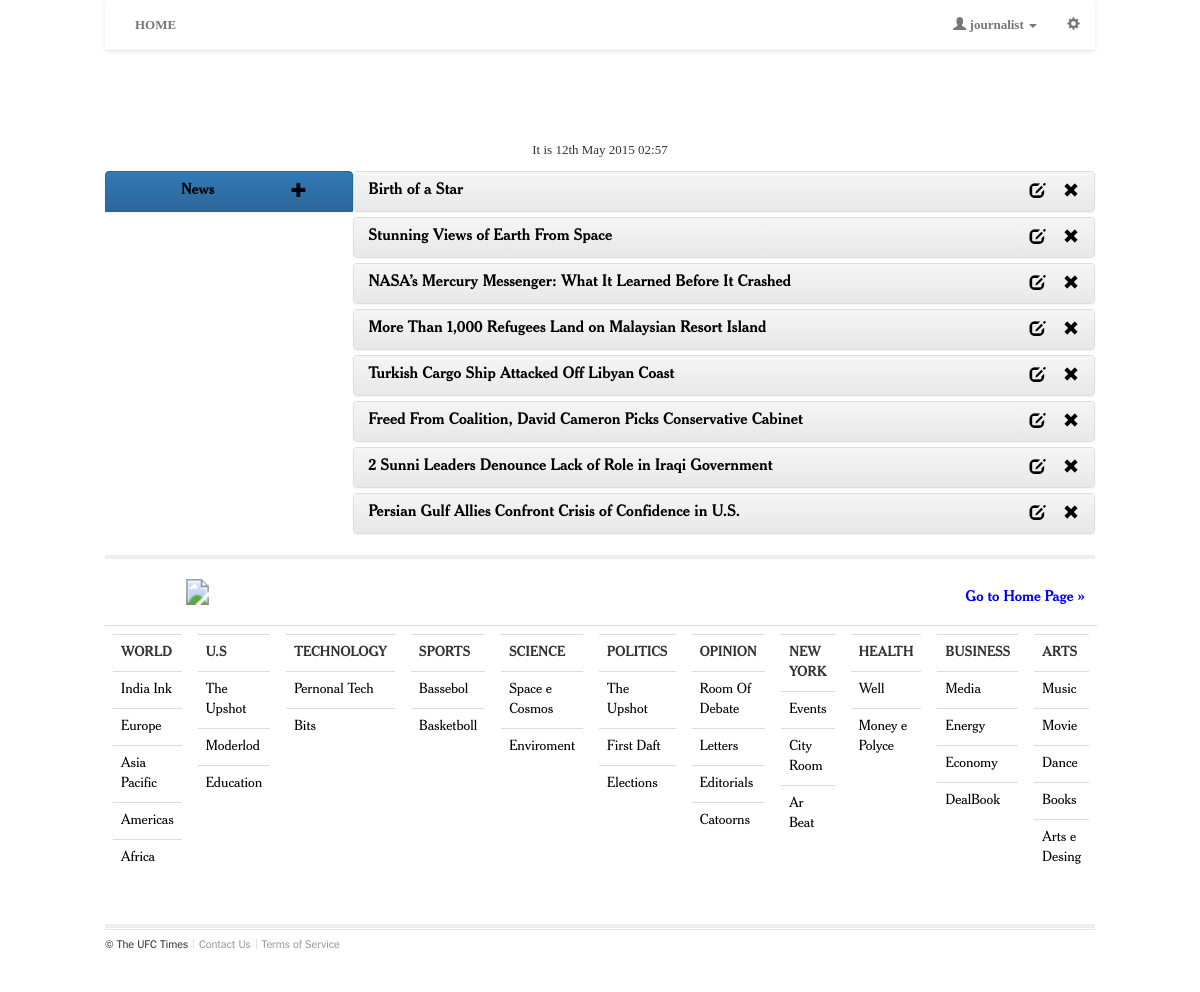
Page /newspaper/userAuthenticated/ (signed in) on the earlier database version.
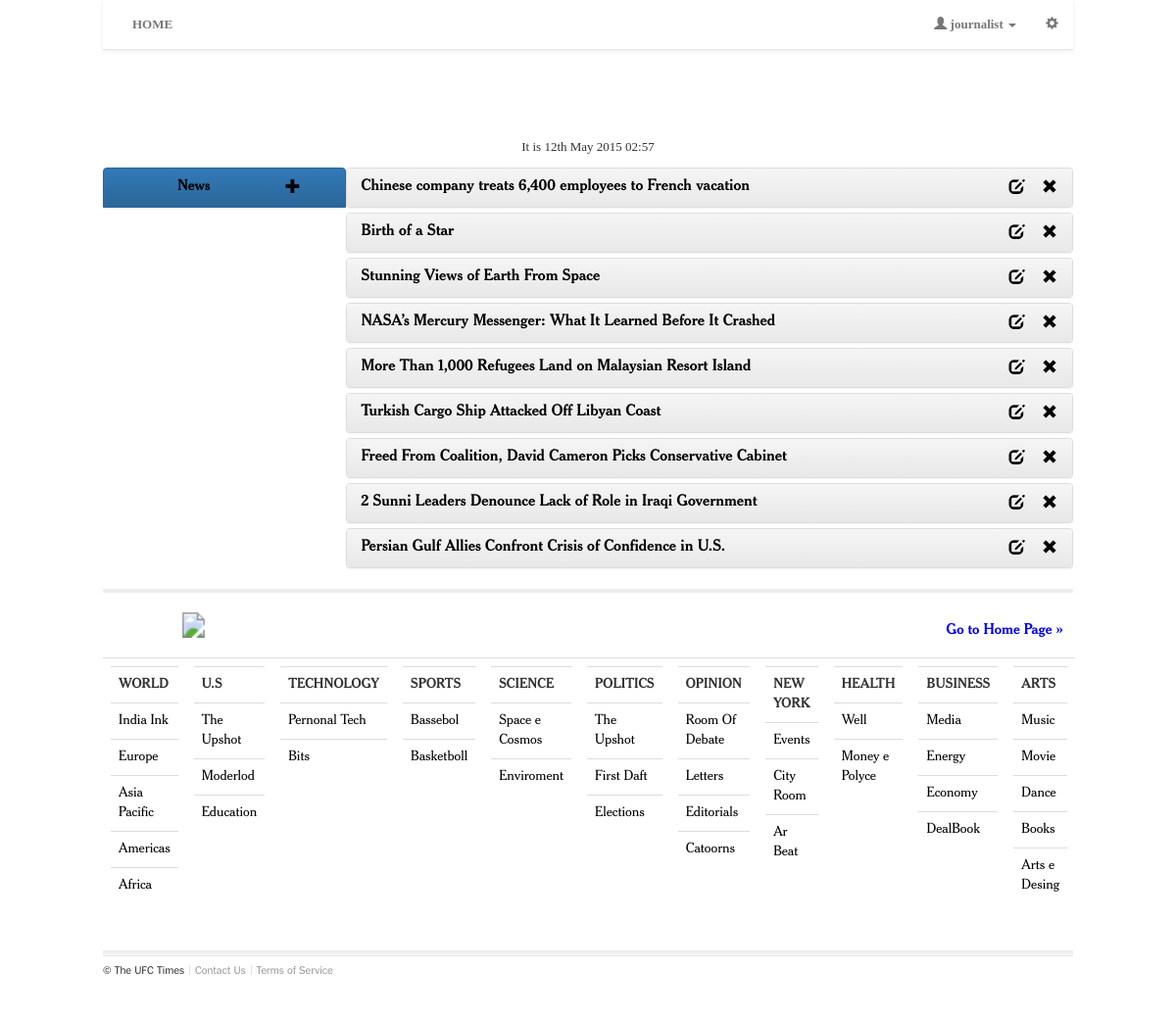
Same page on the later database version.
### newspaper/models/news.py (models this page shows, shortened)
class News(models.Model):
	title = models.CharField(max_length=500, verbose_name=_("Title"), )
	subtitle = models.TextField(verbose_name=_("Subtitle"), null=False, blank=False, )
	description = models.TextField(verbose_name=_("Description"), )
	author = models.ForeignKey("newspaper.Journalist", verbose_name=_("Author"), on_delete=models.CASCADE, )
	dating_news = models.DateTimeField(default=datetime.now,verbose_name=_("Dating News"), )
	subsection = models.ForeignKey("newspaper.SubSection", verbose_name=_("SubSection"), on_delete=models.CASCADE, )
	image = models.ImageField(verbose_name=_("Image"),upload_to = 'documents/imagen/news/%Y/%m/%d/', null=True, blank=True, default=None)
	video = models.FileField(verbose_name=_("Video"), upload_to = 'documents/video/news/%Y/%m/%d', null=True, blank=True,)
	comments = models.ManyToManyField('newspaper.Comment', verbose_name=_("Comments"), null=True, blank=True)
	class Meta:
		ordering = ['-dating_news']
		verbose_name = _("News")
		verbose_name_plural = _("News")

### newspaper/models/section.py (models this page shows, shortened)
class Section(models.Model):
	title = models.CharField(max_length=50, verbose_name=_("Title"), )
	image = models.ImageField(verbose_name=_("Image"),upload_to = 'documents/imagen/section/%Y/%m/%d', null=True, blank=True, default=None)
	class Meta:
		ordering = ['-title']
		verbose_name = _("Section")
		verbose_name_plural = _("Sections")
	def getSubSections(self):
		try:
			return SubSection.objects.filter(sections = self.id)
		except:
			return []

### newspaper/models/subsection.py (models this page shows, shortened)
class SubSection(models.Model):
	title = models.CharField(max_length=50, verbose_name=_("Title"), )
	description = models.TextField(verbose_name=_("Description"), null=True, blank=True)
	image = models.ImageField(verbose_name=_("Image"),upload_to = 'documents/imagen/subsection/%Y/%m/%d', null=True, blank=True, default=None)
	sections = models.ManyToManyField("newspaper.Section", verbose_name=_("Sections"))
	class Meta:
		ordering = ['-title']
		verbose_name = _("SubSection")
		verbose_name_plural = _("SubSections")

### newspaper/views/userAuthenticated/manager.py (the view, shortened to what this page needs)
def manager(request, id_section = None, id_subsection = None, message = None):
	if not request.user.has_perm('newspaper.access_manager'):
		message = Message(TextMessage.USER_NOT_PERMISSION, TypeMessage.ERROR)
		return home(request,None, None, message)
	news = News.objects.all()
	sections = Section.objects.all()
	if request.user.has_perm('newspaper.keep_journalist'):
		journalists = Journalist.objects.all()
	if id_section == None and id_subsection == None:
		news = News.objects.all()
	return render(request, 'newspaper/userAuthenticated/manager.html', locals())

### newspaper/templates/newspaper/userAuthenticated/manager.html (shortened to what this page needs)
{% extends 'newspaper/user/home.html' %}
{% load i18n %}
{% load humanize %}
{% block container %}
<div class="container-fluid">
	<div class="row">
		<div class="col-md-3">
			<div class="row">
			{%  block left %}
				{% if perms.newspaper.keep_news or perms.newspaper.delete_news %}
					{% include "newspaper/userAuthenticated/news/optionNews.html" %}
				{% endif %}
			{% endblock %}
			</div>
		</div>
		<div class="col-md-9">
			<div class="row">
			{% block right %}
				{% include "newspaper/userAuthenticated/news/_render_list_news.html" %}
			{% endblock %}
			</div>
		</div>
	</div>
</div>
{% endblock %}

### newspaper/templates/newspaper/userAuthenticated/news/_render_list_news.html (shortened to what this page needs)
{% load i18n %}
{% load humanize %}
<div class="panel-group" id="accordion">
	{% for i in news %}
	<div class="panel panel-default">
		<div class="panel-heading">
	      	<h4 class="panel-title">
	      		<div class="row">
		      		<div class="col-xs-10 col-md-10 text-left">
				        <a data-toggle="collapse" data-parent="#accordion" href="#collapseNews2{{ i.id}}">
				       		{{ i.title }}
				        </a>
			    	</div>
			        <div class="col-xs-2 col-md-2 text-right">
			        	{% if perms.newspaper.keep_news %}
			        	<a href="/newspaper/userAuthenticated/manager/news/edit/{{i.id}}/">
			        		<span class="glyphicon glyphicon-edit"></span>
			        	</a>
			        	{% endif %}
			        	<a href="/newspaper/userAuthenticated/manager/news/rem/{{i.id}}/">
							<span class="glyphicon glyphicon-remove"></span>
			        	</a>
					</div>
				</div>
	    	</h4>
		</div>
	</div>
	{% endfor %}
</div>

### newspaper/templates/newspaper/_footer.html (shortened to what this page needs)
{% load i18n %}
<div class="container-fluid">
	<div class="row">
	<hr class="divider">
		<header class="section-header">
			<p class="section-heading" style="position: relative; margin-top: 20px;">
				<h3>
					<a class="user-action text-right img-float-right" href="#home" style="color: blue;">{% trans "Go to Home Page" %} »</a>
				</h3>
				<a href="/newspaper/">
					<svg aria-label="The New York Times" role="img" height="26" width="185" class="nyt-logo">
						<image border="0" alt="The UFC Times" src="/static/newspaper/img/logos/logo-footer.png" xlink:href="/static/newspaper/img/logos/logo-footer.png" height="26" width="185"/>
					</svg>
				</a>
			</p>
		</header>
		<table class="table">
			<tr>
			{% for i in sections %}
				<td>
					<div class="table-responsive">
						<table class="table">
							<tr>
								<td class="table-title">{{ i.title|upper }}</td>
							</tr>
							{% for k in i.getSubSections %}
							<tr>
								<td><a href="/newspaper/{{ i.id }}/{{ k.id }}/">{{ k.title }}</a></td>
							</tr>
							{% endfor %}
						</table>
					</div>
				</td>
			{% endfor %}
			</tr>
		</table>
	<hr class="divider">
	<footer role="contentinfo" class="page-footer" id="page-footer">
		<nav>
			 <ul>
				 <li>
				 	&copy; <span itemprop="name"> The UFC Times </span>
				</li>
				<li class="wide-viewport-item">
					<a href="#">{% trans "Contact Us" %}
					</a>
				</li>
				<li>
					<a itemprop="usageTerms" href="#">
						{% trans "Terms of Service" %}
					</a>
				</li>
			 </ul>
		</nav>
		</footer>
	</div>
</div>

Differences in the rows shown:
added News: title "Chinese company treats 6,400 employees to French vacation"
